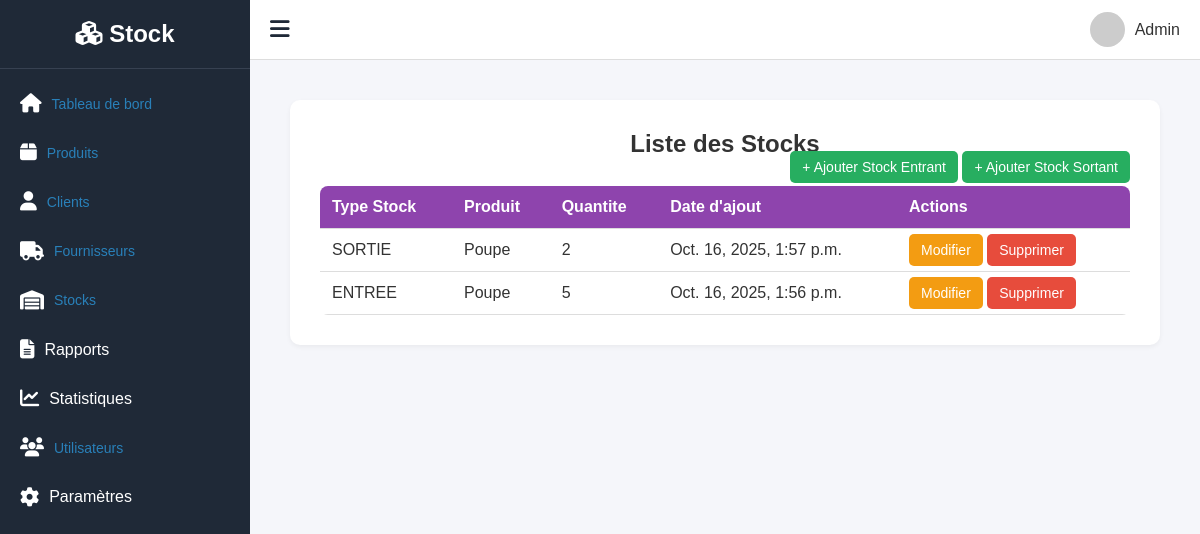
The app's page /stocks/liste_mouvements/, older data.
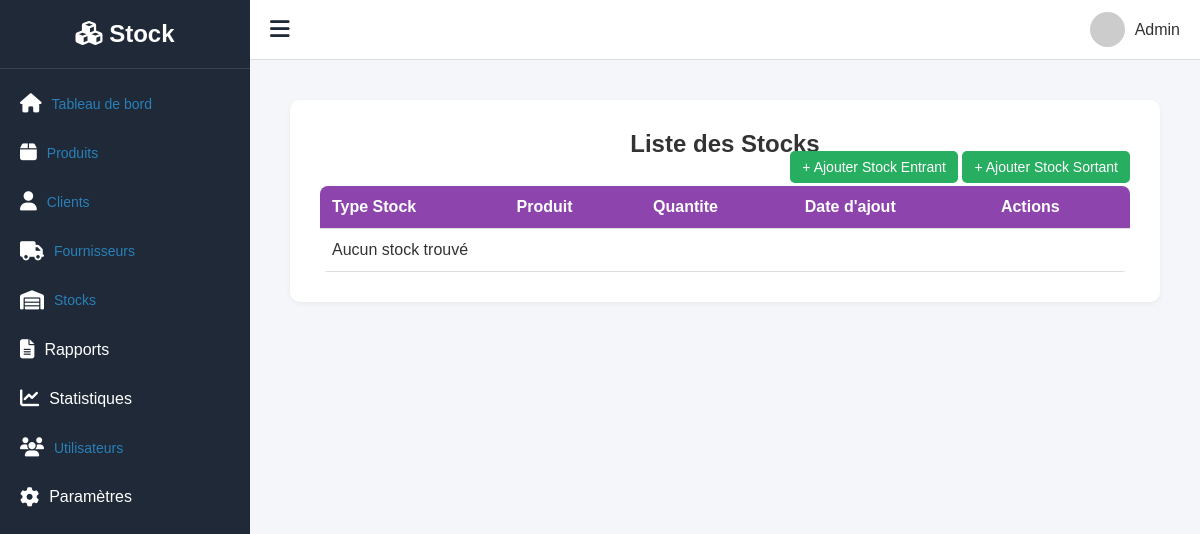
The same page, newer data.
### mouvementstock/models.py (models this page shows, shortened)
class MouvementStock(models.Model):
    TYPE_CHOICES = [
        ('ENTREE', 'Entrée'),
        ('SORTIE', 'Sortie'),
    ]
    produit = models.ForeignKey(Produit, on_delete=models.CASCADE, related_name="mouvements")
    type_mouvement = models.CharField(max_length=10, choices=TYPE_CHOICES)
    quantite = models.PositiveIntegerField()
    date_mouvement = models.DateTimeField(auto_now_add=True)
    commentaire = models.TextField(blank=True, null=True)
    utilisateur = models.ForeignKey(settings.AUTH_USER_MODEL, on_delete=models.SET_NULL, null=True, related_name="mouvements_effectues")
    fournisseur = models.ForeignKey(Fournisseur, on_delete=models.SET_NULL, null=True, blank=True)
    client = models.ForeignKey(Client, on_delete=models.SET_NULL, null=True, blank=True)

### produit/models.py (models this page shows, shortened)
class Produit(models.Model):
    nom = models.CharField(max_length=150)
    reference = models.CharField(max_length=100, unique=True)
    categorie = models.ForeignKey(Categorie, on_delete=models.SET_NULL, null=True, related_name="produits")
    prix_achat = models.DecimalField(max_digits=10, decimal_places=2)
    prix_vente = models.DecimalField(max_digits=10, decimal_places=2)
    code_barre_image = models.ImageField(upload_to='barcodes/', blank=True)
    seuil_min = models.PositiveIntegerField(default=0)
    seuil_max = models.PositiveIntegerField(default=100)
    stock_actuel = models.PositiveIntegerField(default=0)
    def __str__(self):
        return self.nom

### mouvementstock/views.py (the view)
# urls.py: path('liste_mouvements/', views.liste_mouvements, name='liste_mouvements'),
def liste_mouvements(request):
    mouvements = MouvementStock.objects.select_related('produit', 'utilisateur', 'fournisseur', 'client').order_by('-date_mouvement')
    produits = Produit.objects.select_related('categorie').all()
    for produit in produits:
        if produit.stock_actuel <= produit.seuil_min:
            messages.warning(request, f"Le produit '{produit.nom}' est en rupture ou proche du seuil minimum.")
        elif produit.stock_actuel >= produit.seuil_max:
            messages.warning(request, f"Le produit '{produit.nom}' dépasse le seuil maximum défini.")
    return render(request, 'stocks/liste_mouvements.html', {'mouvements': mouvements})

### templates/stocks/liste_mouvements.html
{% extends 'gesstock/base.html' %}
{% block content %}
  <div class="container">
    <h2>Liste des Stocks</h2>
    <div class="top-buttons">
      <a href="{% url 'ajouter_entree' %}" class="btn btn-add">+ Ajouter Stock Entrant</a>
      <a href="{% url 'ajouter_sortie' %}" class="btn btn-add">+ Ajouter Stock Sortant</a>
    </div>
    <table class="table">
      <tr>
        <th>Type Stock</th>
        <th>Produit</th>
        <th>Quantite</th>
        <th>Date d'ajout</th>
        <th>Actions</th>
      </tr>
      {% for stock in mouvements %}
        <tr>
          <td>{{ stock.type_mouvement }}</td>
          <td>{{ stock.produit }}</td>
          <td>{{ stock.quantite }}</td>
          <td>{{ stock.date_mouvement }}</td>
          <td>
            <a class="btn btn-edit" href="{% url 'modifier_mouvement' stock.id %}">Modifier</a>
            <a class="btn btn-delete" href="{% url 'supprimer_mouvement' stock.id %}">Supprimer</a>
          </td>
        </tr>
      {% empty %}
        <tr>
          <td colspan="5">Aucun stock trouvé</td>
        </tr>
      {% endfor %}
    </table>
  </div>
{% endblock %}

Row changes from the older to the newer data that the page shows:
removed MouvementStock: type_mouvement "SORTIE", produit "Poupe", quantite "2", date_mouvement "Oct. 16, 2025, 1:57 p.m."
removed MouvementStock: type_mouvement "ENTREE", produit "Poupe", quantite "5", date_mouvement "Oct. 16, 2025, 1:56 p.m."
Text that changed along with them:
text now shown: "Aucun stock trouvé"
